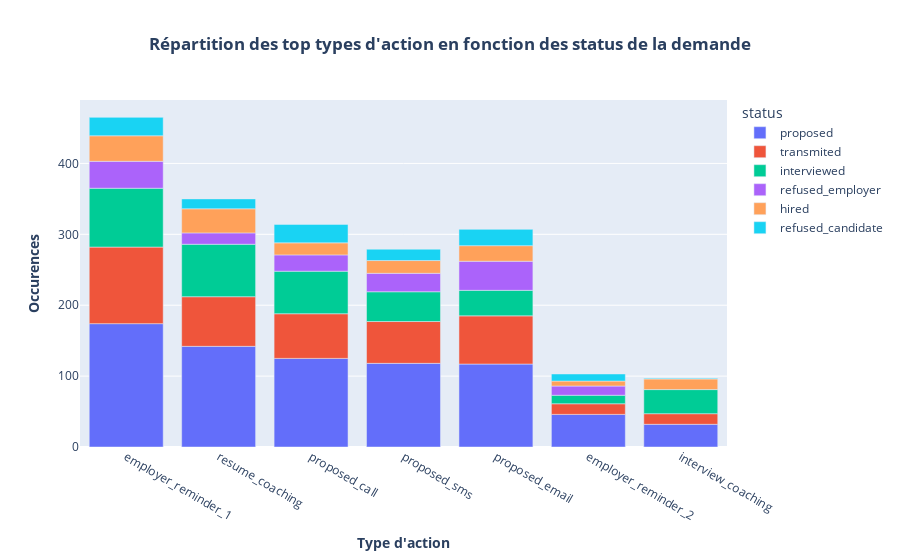

Notebook code for this chart:
### Code cell
fig = px.bar(dashboard, x='action_type', y='Occurences', 
             title=f'<b>Répartition des top types d\'action en fonction des status de la demande</b>',
             labels={'action_type': f'<b>Type d\'action</b>', 'Occurences': f'<b>Occurences</b>'}, color='status')
fig.update_layout(title_x=0.5)  # 0.5 means center
fig.show()

### Figure 1 — Plotly figure (JSON) as saved in the notebook; plotly's stock layout.template omitted (floating-point values rounded to 4 significant figures)
{"data": [{"alignmentgroup": "True", "hovertemplate": "status=proposed<br><b>Type d'action</b>=%{x}<br><b>Occurences</b>=%{y}<extra></extra>", "legendgroup": "proposed", "marker": {"color": "#636efa", "pattern": {"shape": ""}}, "name": "proposed", "offsetgroup": "proposed", "orientation": "v", "showlegend": true, "textposition": "auto", "type": "bar", "x": ["employer_reminder_1", "resume_coaching", "proposed_call", "proposed_sms", "proposed_email", "employer_reminder_2", "interview_coaching"], "xaxis": "x", "y": [174, 142, 125, 118, 117, 46, 32], "yaxis": "y"}, {"alignmentgroup": "True", "hovertemplate": "status=transmited<br><b>Type d'action</b>=%{x}<br><b>Occurences</b>=%{y}<extra></extra>", "legendgroup": "transmited", "marker": {"color": "#EF553B", "pattern": {"shape": ""}}, "name": "transmited", "offsetgroup": "transmited", "orientation": "v", "showlegend": true, "textposition": "auto", "type": "bar", "x": ["employer_reminder_1", "resume_coaching", "proposed_email", "proposed_call", "proposed_sms", "interview_coaching", "employer_reminder_2"], "xaxis": "x", "y": [108, 70, 68, 63, 59, 15, 15], "yaxis": "y"}, {"alignmentgroup": "True", "hovertemplate": "status=interviewed<br><b>Type d'action</b>=%{x}<br><b>Occurences</b>=%{y}<extra></extra>", "legendgroup": "interviewed", "marker": {"color": "#00cc96", "pattern": {"shape": ""}}, "name": "interviewed", "offsetgroup": "interviewed", "orientation": "v", "showlegend": true, "textposition": "auto", "type": "bar", "x": ["employer_reminder_1", "resume_coaching", "proposed_call", "proposed_sms", "proposed_email", "interview_coaching", "employer_reminder_2"], "xaxis": "x", "y": [83, 74, 60, 42, 36, 34, 12], "yaxis": "y"}, {"alignmentgroup": "True", "hovertemplate": "status=refused_employer<br><b>Type d'action</b>=%{x}<br><b>Occurences</b>=%{y}<extra></extra>", "legendgroup": "refused_employer", "marker": {"color": "#ab63fa", "pattern": {"shape": ""}}, "name": "refused_employer", "offsetgroup": "refused_employer", "orientation": "v", "showlegend": true, "textposition": "auto", "type": "bar", "x": ["proposed_email", "employer_reminder_1", "proposed_sms", "proposed_call", "resume_coaching", "employer_reminder_2"], "xaxis": "x", "y": [41, 38, 26, 23, 16, 13], "yaxis": "y"}, {"alignmentgroup": "True", "hovertemplate": "status=hired<br><b>Type d'action</b>=%{x}<br><b>Occurences</b>=%{y}<extra></extra>", "legendgroup": "hired", "marker": {"color": "#FFA15A", "pattern": {"shape": ""}}, "name": "hired", "offsetgroup": "hired", "orientation": "v", "showlegend": true, "textposition": "auto", "type": "bar", "x": ["employer_reminder_1", "resume_coaching", "proposed_email", "proposed_sms", "proposed_call", "interview_coaching", "employer_reminder_2"], "xaxis": "x", "y": [36, 34, 22, 18, 17, 15, 7], "yaxis": "y"}, {"alignmentgroup": "True", "hovertemplate": "status=refused_candidate<br><b>Type d'action</b>=%{x}<br><b>Occurences</b>=%{y}<extra></extra>", "legendgroup": "refused_candidate", "marker": {"color": "#19d3f3", "pattern": {"shape": ""}}, "name": "refused_candidate", "offsetgroup": "refused_candidate", "orientation": "v", "showlegend": true, "textposition": "auto", "type": "bar", "x": ["proposed_call", "employer_reminder_1", "proposed_email", "proposed_sms", "resume_coaching", "employer_reminder_2", "interview_coaching"], "xaxis": "x", "y": [26, 26, 23, 16, 14, 10, 1], "yaxis": "y"}], "layout": {"autosize": true, "barmode": "relative", "legend": {"title": {"text": "status"}, "tracegroupgap": 0}, "title": {"text": "<b>Répartition des top types d'action en fonction des status de la demande</b>", "x": 0.5}, "xaxis": {"anchor": "y", "autorange": true, "domain": [0, 1], "range": [-0.5, 6.5], "title": {"text": "<b>Type d'action</b>"}, "type": "category"}, "yaxis": {"anchor": "x", "autorange": true, "domain": [0, 1], "range": [0, 489.5], "title": {"text": "<b>Occurences</b>"}, "type": "linear"}}}
